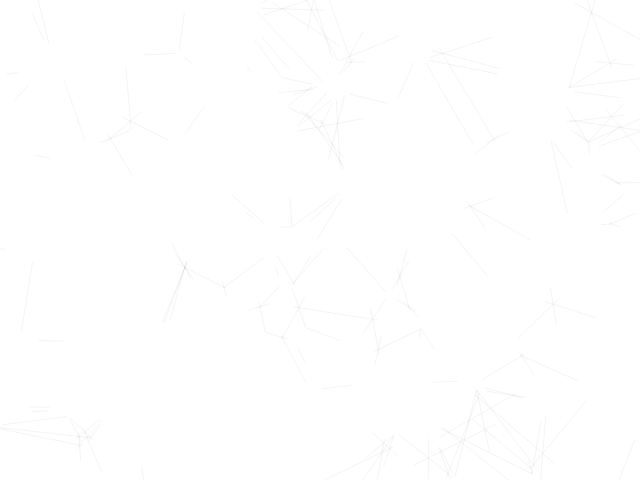
Frame 1 (no input)
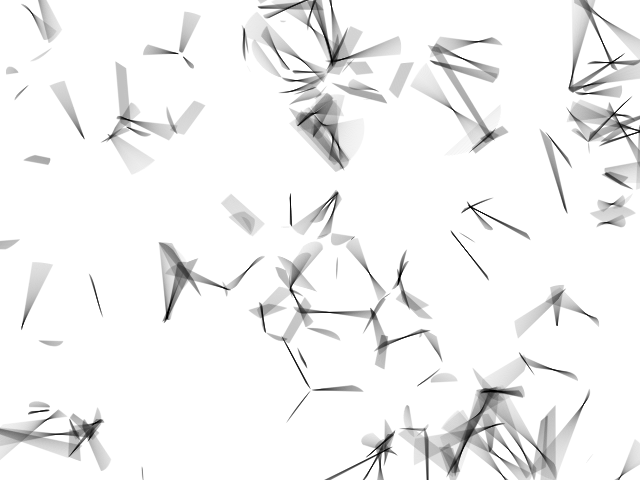
Frame 60 (no input)
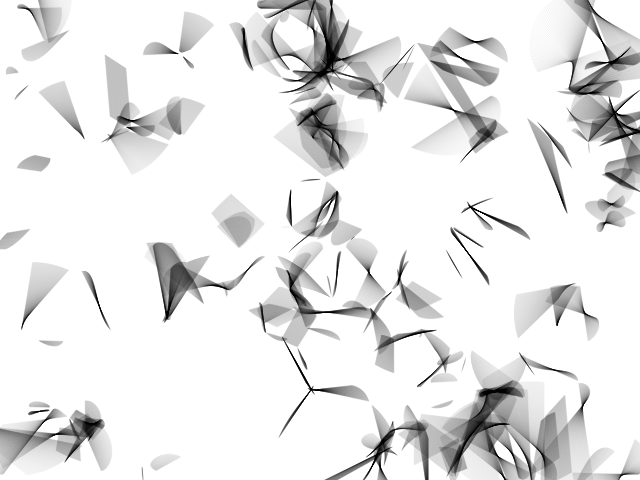
Frame 120 (the mouse pressed at the canvas centre since frame 60)

The p5.js sketch that drew these frames (run headless with seeded random() and noise() and a simulated clock; from frame 60 on, the mouse is pressed at the canvas centre):

// p5.js sketch
// ── sketch.js
/* 
   
   Structure 3 
   
   A surface filled with one hundred medium to small sized circles. 
   Each circle has a different size and direction, but moves at the same slow rate. 
   Display: 
   >>> A. The instantaneous intersections of the circles 
   B. The aggregate intersections of the circles 
   
   Ported to p5.js by Casey Reas
   11 July 2016
   p5.js 0.5.2
  
   Restored by Casey Reas <http://reas.com> 
   22 June 2016 
   Processing v.3.1.1 <http://processing.org> 
   
   Implemented by Casey Reas 
   8 March 2004 
   Processing v.68 <http://processing.org> 
 
*/

var numCircle = 100;
var circles = [];

function setup() {
  createCanvas(640, 480);
  frameRate(30);
  for (var i = 0; i < numCircle; i++) {
    var x = random(width);
    var y = random(height);
    var r = random(10, 60);
    var xspeed = random(-0.25, 0.25);
    var yspeed = random(-0.25, 0.25);
    circles[i] = new Circle(x, y, r, xspeed, yspeed, i);
  }
  background(255);
}

function draw() {
  for (var i = 0; i < circles.length; i++) {
    circles[i].update();
  }
  for (var j = 0; j < circles.length; j++) {
    circles[j].move();
  }
}

function Circle(px, py, pr, psp, pysp, pid) {
  this.x = px;
  this.y = py;
  this.r = pr;
  this.r2 = this.r * this.r;
  this.sp = psp;
  this.ysp = pysp;
  this.id = pid;

  this.update = function() {
    for (var i = this.id + 1; i < numCircle; i++) {
      intersect(circles[this.id], circles[i]);
    }
  }

  this.move = function() {
    this.x += this.sp;
    this.y += this.ysp;
    if (this.sp > 0) {
      if (this.x > width + this.r) {
        this.x = -this.r;
      }
    } else {
      if (this.x < -this.r) {
        this.x = width + this.r;
      }
    }
    if (this.ysp > 0) {
      if (this.y > height + this.r) {
        this.y = -this.r;
      }
    } else {
      if (this.y < -this.r) {
        this.y = height + this.r;
      }
    }
  }
}

function intersect(cA, cB) {

  var dx = cA.x - cB.x;
  var dy = cA.y - cB.y;
  var d2 = dx * dx + dy * dy;
  var d = sqrt(d2);

  if ((d > cA.r + cB.r) || (d < abs(cA.r - cB.r))) {
    return; // no solution 
  }

  var a = (cA.r2 - cB.r2 + d2) / (2 * d);
  var h = sqrt(cA.r2 - a * a);
  var x2 = cA.x + a * (cB.x - cA.x) / d;
  var y2 = cA.y + a * (cB.y - cA.y) / d;

  var paX = x2 + h * (cB.y - cA.y) / d;
  var paY = y2 - h * (cB.x - cA.x) / d;
  var pbX = x2 - h * (cB.y - cA.y) / d;
  var pbY = y2 + h * (cB.x - cA.x) / d;

  stroke(0, 12); 
  line(paX, paY, pbX, pbY);

}
